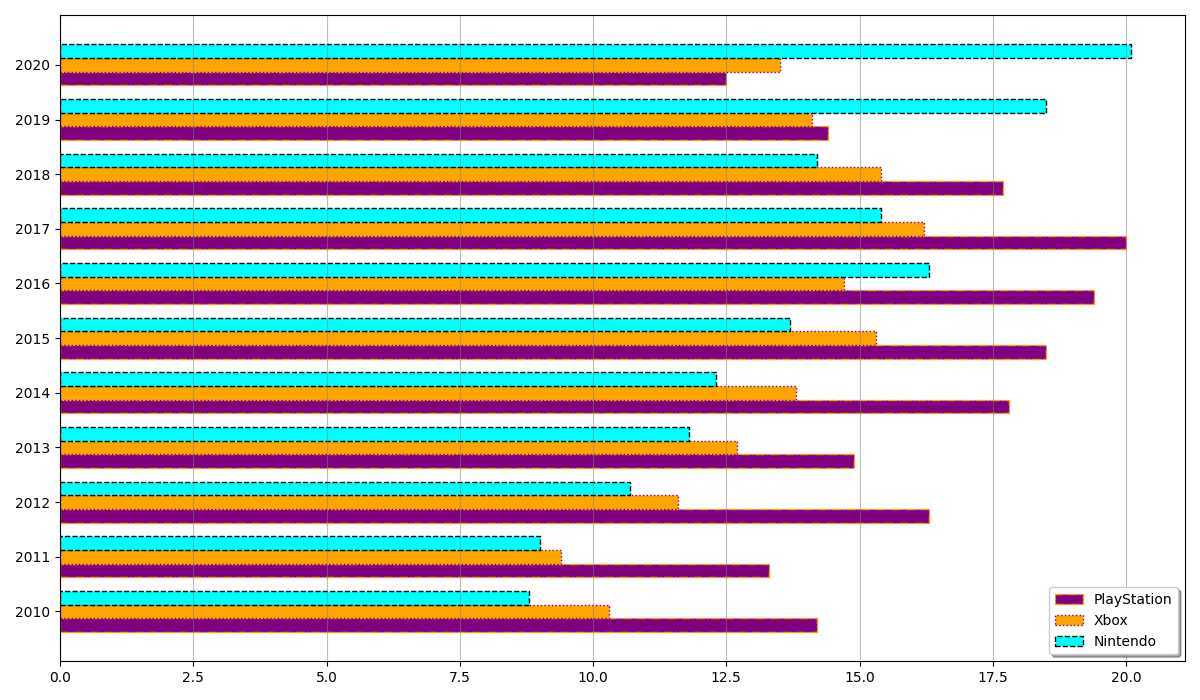

Write Python code to recreate this figure.
import matplotlib.pyplot as plt
import numpy as np

years = list(range(2010, 2021))
playstation_sales = [14.2, 13.3, 16.3, 14.9, 17.8, 18.5, 19.4, 20.0, 17.7, 14.4, 12.5]
xbox_sales = [10.3, 9.4, 11.6, 12.7, 13.8, 15.3, 14.7, 16.2, 15.4, 14.1, 13.5]
nintendo_sales = [8.8, 9.0, 10.7, 11.8, 12.3, 13.7, 16.3, 15.4, 14.2, 18.5, 20.1]

fig, ax = plt.subplots(figsize=(12, 7))

bar_width = 0.25
r1 = np.arange(len(years))
r2 = [x + bar_width for x in r1]
r3 = [x + bar_width for x in r2]

ax.barh(r1, playstation_sales, color='purple', height=bar_width, edgecolor='orange', linestyle='-.')
ax.barh(r2, xbox_sales, color='orange', height=bar_width, edgecolor='purple', linestyle=':')
ax.barh(r3, nintendo_sales, color='cyan', height=bar_width, edgecolor='black', linestyle='--')

plt.grid(axis='x', linestyle='-', linewidth=0.8, color='grey', alpha=0.5)

ax.set_yticks([r + bar_width for r in range(len(years))])
ax.set_yticklabels(years)
ax.legend(['PlayStation', 'Xbox', 'Nintendo'], loc='lower right', frameon=True, shadow=True)

plt.tight_layout()
plt.show()
